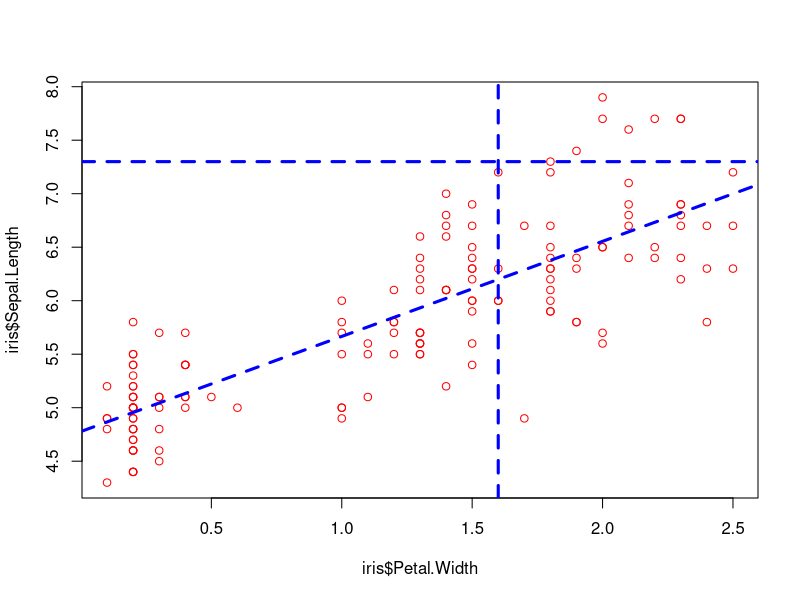
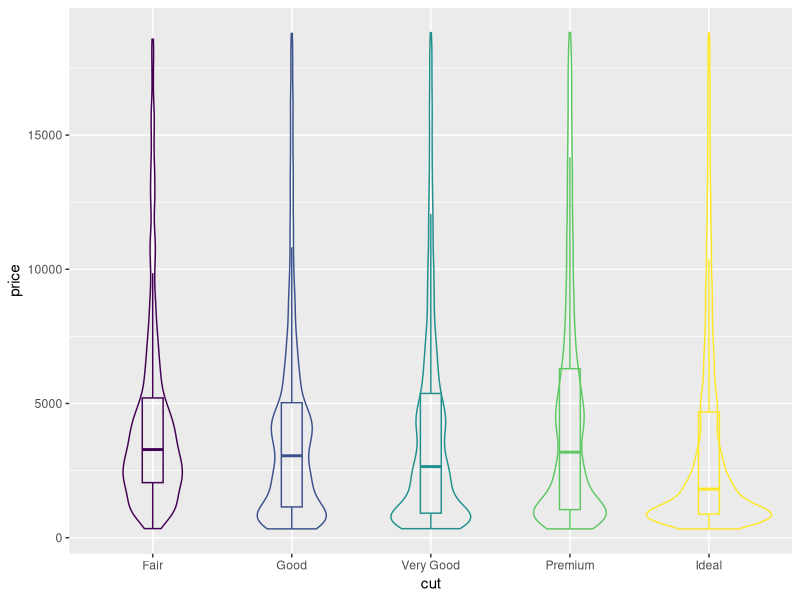

Source code (R) for these figures, in order:
data("iris")
# Drawing regression line on a plot

Reg <-  lm(Sepal.Length ~ Petal.Width, data = iris)
plot(iris$Sepal.Length ~ iris$Petal.Width, col = "red")
abline(Reg, 
       col = "blue", 
       lwd = 3, 
       lty = "dashed",
       v = 1.6,
       h = 7.3)

library(tidyverse
        )
diamonds_df <- diamonds

diamonds_df %>% 
        ggplot(aes(x = cut, y = price, color = cut)) +
        geom_boxplot(alpha = 0, width = 0.15) +
        geom_violin(alpha = 0) +
        theme(legend.position = "none")
